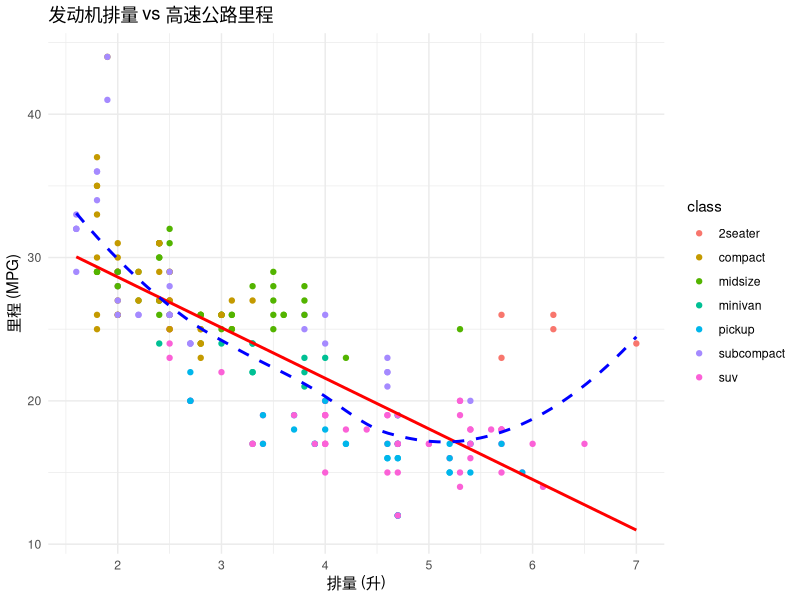

This chart was generated by the following R code:
## ---- chunk 1
library(tidyverse)

# glimpse(mpg)
## ---- chunk 2
    # 探索发动机排量 (displ) 与高速公路里程 (hwy) 的关系
    ggplot(mpg, aes(x = displ, y = hwy)) +
        geom_point(aes(color = class)) + # 用颜色区分车辆类别
        geom_smooth(method = "lm", se = FALSE, color = "red") + # 添加线性拟合线 (后面会讲)
        geom_smooth(se = FALSE, color = "blue", linetype = "dashed") + # 添加非线性平滑曲线 (LOESS)
        labs(title = "发动机排量 vs 高速公路里程", x = "排量 (升)", y = "里程 (MPG)") +       theme_minimal()     # 从图中可以看出，两者大致呈负相关关系，可能略带曲线。
## ---- chunk 3
    # 计算 displ 和 hwy 的 Pearson 相关系数
    cor(mpg$displ, mpg$hwy, method = "pearson")

    # 进行 Pearson 相关性检验
    pearson_test <- cor.test(mpg$displ, mpg$hwy, method = "pearson")
    print(pearson_test)
    # 解读:
    # r 约 -0.76 (强负相关)
    # P 值非常小 (< 2.2e-16)，远小于 0.05，拒绝 H0，认为 displ 和 hwy 之间存在显著的线性相关性。
    # 95% 置信区间 [-0.81, -0.71]，不包含 0，也支持拒绝 H0。

    # 计算 displ 和 hwy 的 Spearman 相关系数 (对非线性关系和异常值更稳健)
    cor(mpg$displ, mpg$hwy, method = "spearman")

    # 进行 Spearman 相关性检验
    spearman_test <- cor.test(mpg$displ, mpg$hwy, method = "spearman")
    print(spearman_test)
    # 解读:
    # rho 约 -0.83 (强负单调关系)
    # P 值也非常小，拒绝 H0，认为存在显著的单调关系。
## ---- chunk 4
    # 拟合一个用 displ 预测 hwy 的简单线性回归模型
    # hwy = beta0 + beta1 * displ + epsilon
    slr_model <- lm(hwy ~ displ, data = mpg)

    # 查看模型基本信息
    print(slr_model)

    # 查看详细的汇总统计信息 (最常用)
    summary_slr <- summary(slr_model)
    print(summary_slr)
